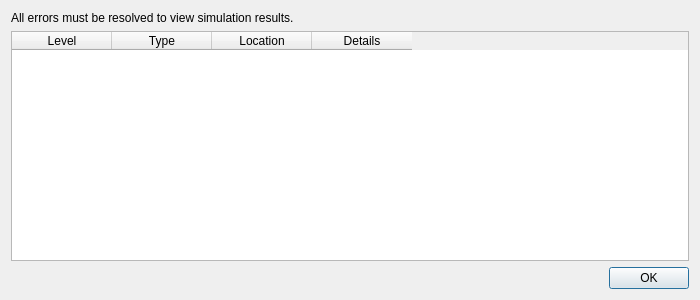
<?xml version="1.0" encoding="UTF-8"?>
<ui version="4.0">
 <class>SimAlertsDialog</class>
 <widget class="QDialog" name="SimAlertsDialog">
  <property name="windowModality">
   <enum>Qt::ApplicationModal</enum>
  </property>
  <property name="geometry">
   <rect>
    <x>0</x>
    <y>0</y>
    <width>700</width>
    <height>300</height>
   </rect>
  </property>
  <property name="sizePolicy">
   <sizepolicy hsizetype="Expanding" vsizetype="Expanding">
    <horstretch>0</horstretch>
    <verstretch>0</verstretch>
   </sizepolicy>
  </property>
  <property name="minimumSize">
   <size>
    <width>700</width>
    <height>300</height>
   </size>
  </property>
  <property name="maximumSize">
   <size>
    <width>700</width>
    <height>300</height>
   </size>
  </property>
  <property name="windowTitle">
   <string>Simulation Output</string>
  </property>
  <property name="windowIcon">
   <iconset>
    <normaloff>../../../../openMotor/uilib/views/forms/resources/oMIconCycles.png</normaloff>../../../../openMotor/uilib/views/forms/resources/oMIconCycles.png</iconset>
  </property>
  <layout class="QVBoxLayout" name="verticalLayout">
   <item>
    <widget class="QLabel" name="label">
     <property name="text">
      <string>All errors must be resolved to view simulation results.</string>
     </property>
    </widget>
   </item>
   <item>
    <widget class="QTableWidget" name="tableWidgetAlerts">
     <property name="editTriggers">
      <set>QAbstractItemView::NoEditTriggers</set>
     </property>
     <property name="columnCount">
      <number>4</number>
     </property>
     <column>
      <property name="text">
       <string>Level</string>
      </property>
     </column>
     <column>
      <property name="text">
       <string>Type</string>
      </property>
     </column>
     <column>
      <property name="text">
       <string>Location</string>
      </property>
     </column>
     <column>
      <property name="text">
       <string>Details</string>
      </property>
     </column>
    </widget>
   </item>
   <item>
    <widget class="QDialogButtonBox" name="buttonBox">
     <property name="orientation">
      <enum>Qt::Horizontal</enum>
     </property>
     <property name="standardButtons">
      <set>QDialogButtonBox::Ok</set>
     </property>
    </widget>
   </item>
  </layout>
 </widget>
 <resources/>
 <connections>
  <connection>
   <sender>buttonBox</sender>
   <signal>accepted()</signal>
   <receiver>SimAlertsDialog</receiver>
   <slot>accept()</slot>
   <hints>
    <hint type="sourcelabel">
     <x>248</x>
     <y>254</y>
    </hint>
    <hint type="destinationlabel">
     <x>157</x>
     <y>274</y>
    </hint>
   </hints>
  </connection>
  <connection>
   <sender>buttonBox</sender>
   <signal>rejected()</signal>
   <receiver>SimAlertsDialog</receiver>
   <slot>reject()</slot>
   <hints>
    <hint type="sourcelabel">
     <x>316</x>
     <y>260</y>
    </hint>
    <hint type="destinationlabel">
     <x>286</x>
     <y>274</y>
    </hint>
   </hints>
  </connection>
 </connections>
</ui>
